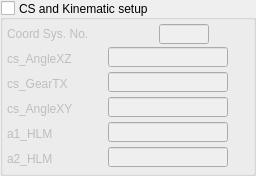
         <widget class="QGroupBox" name="vgb_Params">
          <property name="sizePolicy">
           <sizepolicy hsizetype="Fixed" vsizetype="Minimum">
            <horstretch>0</horstretch>
            <verstretch>0</verstretch>
           </sizepolicy>
          </property>
          <property name="maximumSize">
           <size>
            <width>536</width>
            <height>16777215</height>
           </size>
          </property>
          <property name="title">
           <string>CS and Kinematic setup</string>
          </property>
          <property name="alignment">
           <set>Qt::AlignLeading|Qt::AlignLeft|Qt::AlignVCenter</set>
          </property>
          <property name="flat">
           <bool>true</bool>
          </property>
          <property name="checkable">
           <bool>true</bool>
          </property>
          <property name="checked">
           <bool>false</bool>
          </property>
          <layout class="QVBoxLayout" name="verticalLayout">
           <property name="spacing">
            <number>1</number>
           </property>
           <property name="margin">
            <number>2</number>
           </property>
           <item>
            <layout class="QGridLayout" name="gd_Kinematics">
             <property name="margin">
              <number>2</number>
             </property>
             <property name="spacing">
              <number>1</number>
             </property>
             <item row="1" column="2">
              <widget class="QELineEdit" name="QLD_p2009">
               <property name="sizePolicy">
                <sizepolicy hsizetype="Preferred" vsizetype="Preferred">
                 <horstretch>0</horstretch>
                 <verstretch>0</verstretch>
                </sizepolicy>
               </property>
               <property name="minimumSize">
                <size>
                 <width>70</width>
                 <height>0</height>
                </size>
               </property>
               <property name="maximumSize">
                <size>
                 <width>120</width>
                 <height>20</height>
                </size>
               </property>
               <property name="baseSize">
                <size>
                 <width>0</width>
                 <height>0</height>
                </size>
               </property>
               <property name="font">
                <font>
                 <weight>50</weight>
                 <bold>false</bold>
                </font>
               </property>
               <property name="toolTip">
                <string>x-z anlgle in CS5_XZ</string>
               </property>
               <property name="variable" stdset="0">
                <string>$(P)$(R):CS_ANGLEXZ</string>
               </property>
               <property name="variableAsToolTip">
                <bool>false</bool>
               </property>
               <property name="addUnits">
                <bool>true</bool>
               </property>
              </widget>
             </item>
             <item row="3" column="0">
              <widget class="QLabel" name="L_cs_AngleXY">
               <property name="sizePolicy">
                <sizepolicy hsizetype="Preferred" vsizetype="Fixed">
                 <horstretch>0</horstretch>
                 <verstretch>0</verstretch>
                </sizepolicy>
               </property>
               <property name="minimumSize">
                <size>
                 <width>100</width>
                 <height>24</height>
                </size>
               </property>
               <property name="maximumSize">
                <size>
                 <width>16777215</width>
                 <height>20</height>
                </size>
               </property>
               <property name="text">
                <string>cs_AngleXY</string>
               </property>
               <property name="margin">
                <number>3</number>
               </property>
               <property name="buddy">
                <cstring>QLD_cs_AngleXY</cstring>
               </property>
              </widget>
             </item>
             <item row="1" column="0">
              <widget class="QLabel" name="L_p2009">
               <property name="sizePolicy">
                <sizepolicy hsizetype="Preferred" vsizetype="Fixed">
                 <horstretch>0</horstretch>
                 <verstretch>0</verstretch>
                </sizepolicy>
               </property>
               <property name="minimumSize">
                <size>
                 <width>100</width>
                 <height>24</height>
                </size>
               </property>
               <property name="maximumSize">
                <size>
                 <width>16777215</width>
                 <height>20</height>
                </size>
               </property>
               <property name="text">
                <string>cs_AngleXZ</string>
               </property>
               <property name="margin">
                <number>3</number>
               </property>
               <property name="buddy">
                <cstring>QLD_p2009</cstring>
               </property>
              </widget>
             </item>
             <item row="2" column="0">
              <widget class="QLabel" name="L_p2010">
               <property name="sizePolicy">
                <sizepolicy hsizetype="Preferred" vsizetype="Fixed">
                 <horstretch>0</horstretch>
                 <verstretch>0</verstretch>
                </sizepolicy>
               </property>
               <property name="minimumSize">
                <size>
                 <width>100</width>
                 <height>24</height>
                </size>
               </property>
               <property name="maximumSize">
                <size>
                 <width>16777215</width>
                 <height>20</height>
                </size>
               </property>
               <property name="text">
                <string>cs_GearTX</string>
               </property>
               <property name="margin">
                <number>3</number>
               </property>
               <property name="buddy">
                <cstring>QLD_p2010</cstring>
               </property>
              </widget>
             </item>
             <item row="2" column="2">
              <widget class="QELineEdit" name="QLD_p2010">
               <property name="sizePolicy">
                <sizepolicy hsizetype="Preferred" vsizetype="Preferred">
                 <horstretch>0</horstretch>
                 <verstretch>0</verstretch>
                </sizepolicy>
               </property>
               <property name="minimumSize">
                <size>
                 <width>70</width>
                 <height>0</height>
                </size>
               </property>
               <property name="maximumSize">
                <size>
                 <width>120</width>
                 <height>20</height>
                </size>
               </property>
               <property name="baseSize">
                <size>
                 <width>0</width>
                 <height>0</height>
                </size>
               </property>
               <property name="font">
                <font>
                 <weight>50</weight>
                 <bold>false</bold>
                </font>
               </property>
               <property name="toolTip">
                <string>tomo-X gear ratio in CS6_TX</string>
               </property>
               <property name="variable" stdset="0">
                <string>$(P)$(R):CS_GEARTX</string>
               </property>
               <property name="addUnits">
                <bool>true</bool>
               </property>
              </widget>
             </item>
             <item row="3" column="2">
              <widget class="QELineEdit" name="QLD_cs_AngleXY">
               <property name="sizePolicy">
                <sizepolicy hsizetype="Preferred" vsizetype="Preferred">
                 <horstretch>0</horstretch>
                 <verstretch>0</verstretch>
                </sizepolicy>
               </property>
               <property name="maximumSize">
                <size>
                 <width>120</width>
                 <height>20</height>
                </size>
               </property>
               <property name="toolTip">
                <string>x-y plane angle in CS4_XY</string>
               </property>
               <property name="variable" stdset="0">
                <string>$(P)$(R):CS_ANGLEXY</string>
               </property>
               <property name="addUnits">
                <bool>true</bool>
               </property>
              </widget>
             </item>
             <item row="0" column="0">
              <widget class="QLabel" name="L_P2090">
               <property name="sizePolicy">
                <sizepolicy hsizetype="Minimum" vsizetype="Preferred">
                 <horstretch>0</horstretch>
                 <verstretch>0</verstretch>
                </sizepolicy>
               </property>
               <property name="minimumSize">
                <size>
                 <width>0</width>
                 <height>0</height>
                </size>
               </property>
               <property name="maximumSize">
                <size>
                 <width>16777215</width>
                 <height>20</height>
                </size>
               </property>
               <property name="text">
                <string>Coord Sys. No.</string>
               </property>
               <property name="wordWrap">
                <bool>false</bool>
               </property>
               <property name="margin">
                <number>3</number>
               </property>
              </widget>
             </item>
             <item row="0" column="2">
              <layout class="QHBoxLayout" name="horizontalLayout_11">
               <item>
                <widget class="QELabel" name="QL_P2090">
                 <property name="sizePolicy">
                  <sizepolicy hsizetype="Preferred" vsizetype="Minimum">
                   <horstretch>0</horstretch>
                   <verstretch>0</verstretch>
                  </sizepolicy>
                 </property>
                 <property name="minimumSize">
                  <size>
                   <width>50</width>
                   <height>0</height>
                  </size>
                 </property>
                 <property name="maximumSize">
                  <size>
                   <width>16777215</width>
                   <height>20</height>
                  </size>
                 </property>
                 <property name="alignment">
                  <set>Qt::AlignCenter</set>
                 </property>
                 <property name="variable" stdset="0">
                  <string>$(P)$(R):CS_ACTIVE:RBV</string>
                 </property>
                </widget>
               </item>
               <item>
                <widget class="QELineEdit" name="QLD_P2090">
                 <property name="sizePolicy">
                  <sizepolicy hsizetype="Preferred" vsizetype="Fixed">
                   <horstretch>0</horstretch>
                   <verstretch>0</verstretch>
                  </sizepolicy>
                 </property>
                 <property name="minimumSize">
                  <size>
                   <width>50</width>
                   <height>0</height>
                  </size>
                 </property>
                 <property name="maximumSize">
                  <size>
                   <width>50</width>
                   <height>20</height>
                  </size>
                 </property>
                 <property name="font">
                  <font>
                   <weight>50</weight>
                   <bold>false</bold>
                  </font>
                 </property>
                 <property name="toolTip">
                  <string>Set current CS no here. After readbcack was changed, try Start&gt; to start Rascan2 in the selected CS</string>
                 </property>
                 <property name="alignment">
                  <set>Qt::AlignRight|Qt::AlignTop|Qt::AlignTrailing</set>
                 </property>
                 <property name="variable" stdset="0">
                  <string>$(P)$(R):CS_ACTIVE</string>
                 </property>
                 <property name="variableAsToolTip">
                  <bool>false</bool>
                 </property>
                </widget>
               </item>
               <item>
                <spacer name="horizontalSpacer_2">
                 <property name="orientation">
                  <enum>Qt::Horizontal</enum>
                 </property>
                 <property name="sizeHint" stdset="0">
                  <size>
                   <width>40</width>
                   <height>20</height>
                  </size>
                 </property>
                </spacer>
               </item>
              </layout>
             </item>
             <item row="4" column="2">
              <widget class="QELineEdit" name="QLD_p2002_5">
               <property name="sizePolicy">
                <sizepolicy hsizetype="Preferred" vsizetype="Preferred">
                 <horstretch>0</horstretch>
                 <verstretch>0</verstretch>
                </sizepolicy>
               </property>
               <property name="minimumSize">
                <size>
                 <width>100</width>
                 <height>0</height>
                </size>
               </property>
               <property name="maximumSize">
                <size>
                 <width>120</width>
                 <height>20</height>
                </size>
               </property>
               <property name="baseSize">
                <size>
                 <width>0</width>
                 <height>0</height>
                </size>
               </property>
               <property name="font">
                <font>
                 <weight>50</weight>
                 <bold>false</bold>
                </font>
               </property>
               <property name="toolTip">
                <string/>
               </property>
               <property name="variable" stdset="0">
                <string>$(P)$(R):A1_HLM</string>
               </property>
               <property name="variableAsToolTip">
                <bool>false</bool>
               </property>
               <property name="addUnits">
                <bool>true</bool>
               </property>
              </widget>
             </item>
             <item row="5" column="2">
              <widget class="QELineEdit" name="QLD_p2004_5">
               <property name="sizePolicy">
                <sizepolicy hsizetype="Preferred" vsizetype="Preferred">
                 <horstretch>0</horstretch>
                 <verstretch>0</verstretch>
                </sizepolicy>
               </property>
               <property name="minimumSize">
                <size>
                 <width>100</width>
                 <height>0</height>
                </size>
               </property>
               <property name="maximumSize">
                <size>
                 <width>120</width>
                 <height>20</height>
                </size>
               </property>
               <property name="baseSize">
                <size>
                 <width>0</width>
                 <height>0</height>
                </size>
               </property>
               <property name="font">
                <font>
                 <weight>50</weight>
                 <bold>false</bold>
                </font>
               </property>
               <property name="variable" stdset="0">
                <string>$(P)$(R):A2_HLM</string>
               </property>
               <property name="addUnits">
                <bool>true</bool>
               </property>
              </widget>
             </item>
             <item row="4" column="0">
              <widget class="QLabel" name="L_p2002_5">
               <property name="sizePolicy">
                <sizepolicy hsizetype="Fixed" vsizetype="Preferred">
                 <horstretch>0</horstretch>
                 <verstretch>0</verstretch>
                </sizepolicy>
               </property>
               <property name="minimumSize">
                <size>
                 <width>88</width>
                 <height>24</height>
                </size>
               </property>
               <property name="maximumSize">
                <size>
                 <width>100</width>
                 <height>20</height>
                </size>
               </property>
               <property name="text">
                <string>a1_HLM</string>
               </property>
               <property name="margin">
                <number>3</number>
               </property>
              </widget>
             </item>
             <item row="5" column="0">
              <widget class="QLabel" name="L_p2004_5">
               <property name="sizePolicy">
                <sizepolicy hsizetype="Fixed" vsizetype="Preferred">
                 <horstretch>0</horstretch>
                 <verstretch>0</verstretch>
                </sizepolicy>
               </property>
               <property name="minimumSize">
                <size>
                 <width>100</width>
                 <height>24</height>
                </size>
               </property>
               <property name="maximumSize">
                <size>
                 <width>100</width>
                 <height>20</height>
                </size>
               </property>
               <property name="text">
                <string>a2_HLM</string>
               </property>
               <property name="margin">
                <number>3</number>
               </property>
              </widget>
             </item>
            </layout>
           </item>
          </layout>
         </widget>
